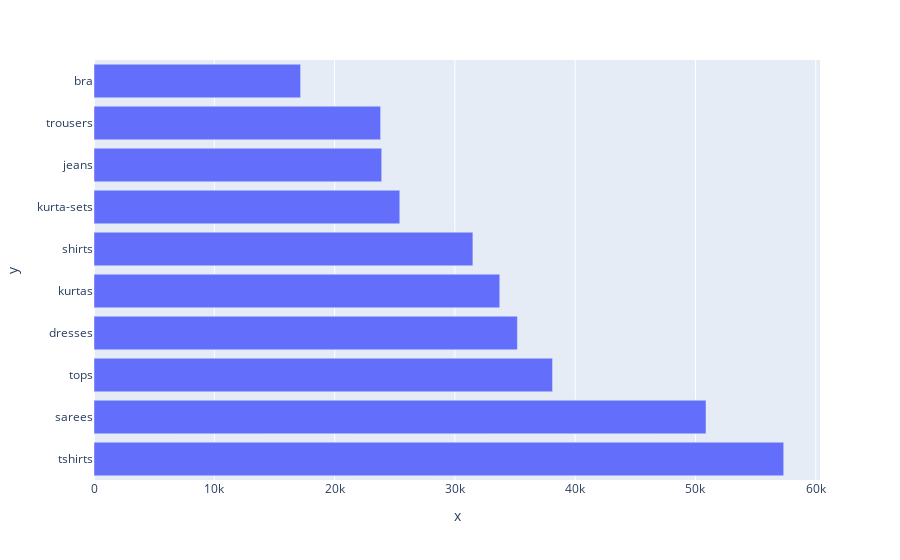

Notebook code cell kept with this figure:
### Code cell
fig=px.bar(x = df['Individual_category'].value_counts().head(10).values, 
           y=df['Individual_category'].value_counts().head(10).index)
fig.show()

### Figure 1 — Plotly figure (JSON) as saved in the notebook; plotly's stock layout.template omitted (floating-point values rounded to 4 significant figures)
{"data": [{"alignmentgroup": "True", "hovertemplate": "x=%{x}<br>y=%{y}<extra></extra>", "legendgroup": "", "marker": {"color": "#636efa", "pattern": {"shape": ""}}, "name": "", "offsetgroup": "", "orientation": "h", "showlegend": false, "textposition": "auto", "type": "bar", "x": [57334, 50876, 38119, 35196, 33730, 31496, 25420, 23915, 23827, 17174], "xaxis": "x", "y": ["tshirts", "sarees", "tops", "dresses", "kurtas", "shirts", "kurta-sets", "jeans", "trousers", "bra"], "yaxis": "y"}], "layout": {"barmode": "relative", "legend": {"tracegroupgap": 0}, "margin": {"t": 60}, "xaxis": {"anchor": "y", "domain": [0, 1], "title": {"text": "x"}}, "yaxis": {"anchor": "x", "domain": [0, 1], "title": {"text": "y"}}}}
